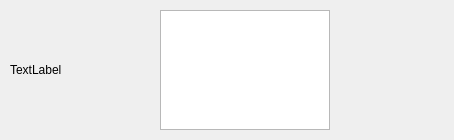
<?xml version="1.0" encoding="UTF-8"?>
<ui version="4.0">
 <class>model</class>
 <widget class="QWidget" name="model">
  <property name="geometry">
   <rect>
    <x>0</x>
    <y>0</y>
    <width>454</width>
    <height>140</height>
   </rect>
  </property>
  <property name="windowTitle">
   <string>Form</string>
  </property>
  <widget class="QLabel" name="picture">
   <property name="geometry">
    <rect>
     <x>10</x>
     <y>10</y>
     <width>120</width>
     <height>120</height>
    </rect>
   </property>
   <property name="text">
    <string>TextLabel</string>
   </property>
  </widget>
  <widget class="QTextEdit" name="textEdit">
   <property name="geometry">
    <rect>
     <x>160</x>
     <y>10</y>
     <width>170</width>
     <height>120</height>
    </rect>
   </property>
  </widget>
  <widget class="QLabel" name="backcolor">
   <property name="geometry">
    <rect>
     <x>0</x>
     <y>0</y>
     <width>45</width>
     <height>13</height>
    </rect>
   </property>
   <property name="text">
    <string/>
   </property>
  </widget>
  <zorder>backcolor</zorder>
  <zorder>picture</zorder>
  <zorder>textEdit</zorder>
 </widget>
 <resources/>
 <connections/>
</ui>
